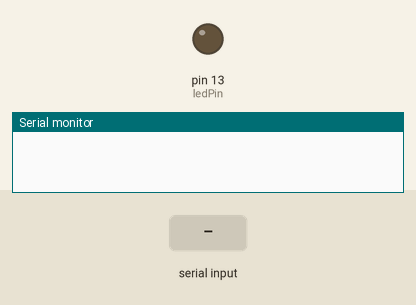
Recording of a sketch running on a simulated Arduino Uno, built with avr-gcc and run on an emulated ATmega328P. Shown: output pins drawn as LEDs (lit = HIGH), the last lines printed to the serial monitor. Dashed ring = blinking. The test bench sets the inputs (shaded band).

Above: at 1.2 s.
1.3 s: "90,45\n" received over Serial
At 2.1 s:
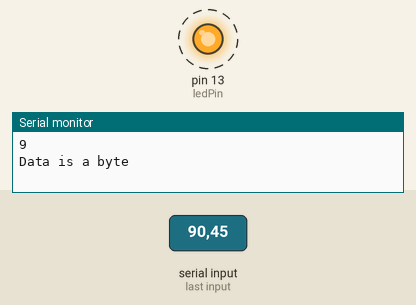
Timing chart, 0 to 10.3 s (numbered marks = the images above; inputs shaded):
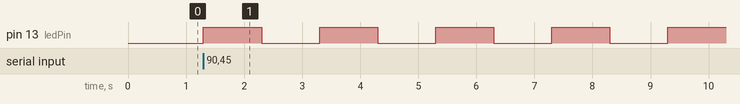

Measured:
- after the input at 1.3 s, pin 13 (ledPin): alternates HIGH for 1.0 s and LOW for 1.0 s, starting at once

The sketch:

serialBlink.ino
```cpp
const int ledPin = 13;
byte data = 0;
void setup() {
  // put your setup code here, to run once:
Serial.begin(115200);
pinMode(ledPin, OUTPUT);
}
void types(String a) {Serial.println("Data is a string");}
void types(int a) {Serial.println("Data is a int");}
void types(char *a) {Serial.println("Data is a char*");}
void types(float a) {Serial.println("Data is a float");}
void types(unsigned int a) {Serial.println("Data is a unsigned int");}
void types(byte a) {Serial.println("Data is a byte");}

void loop() {
  // put your main code here, to run repeatedly:
if(Serial.available()){
  data = Serial.read();
  Serial.println(data - '0');
 switch(data) {
    case 48: Serial.println("ASCII 0 detected");
    break;
    case 49: Serial.println("ASCII 1 detected");
    break;
  }
  types(data);
  blink(data - '0');
}
}

void blink(int n)
{
  for(int i = 0; i < n; i++) {
    digitalWrite(ledPin,HIGH);
    delay(1000);
    digitalWrite(ledPin, LOW);
    delay(1000);
  }
  }
```
